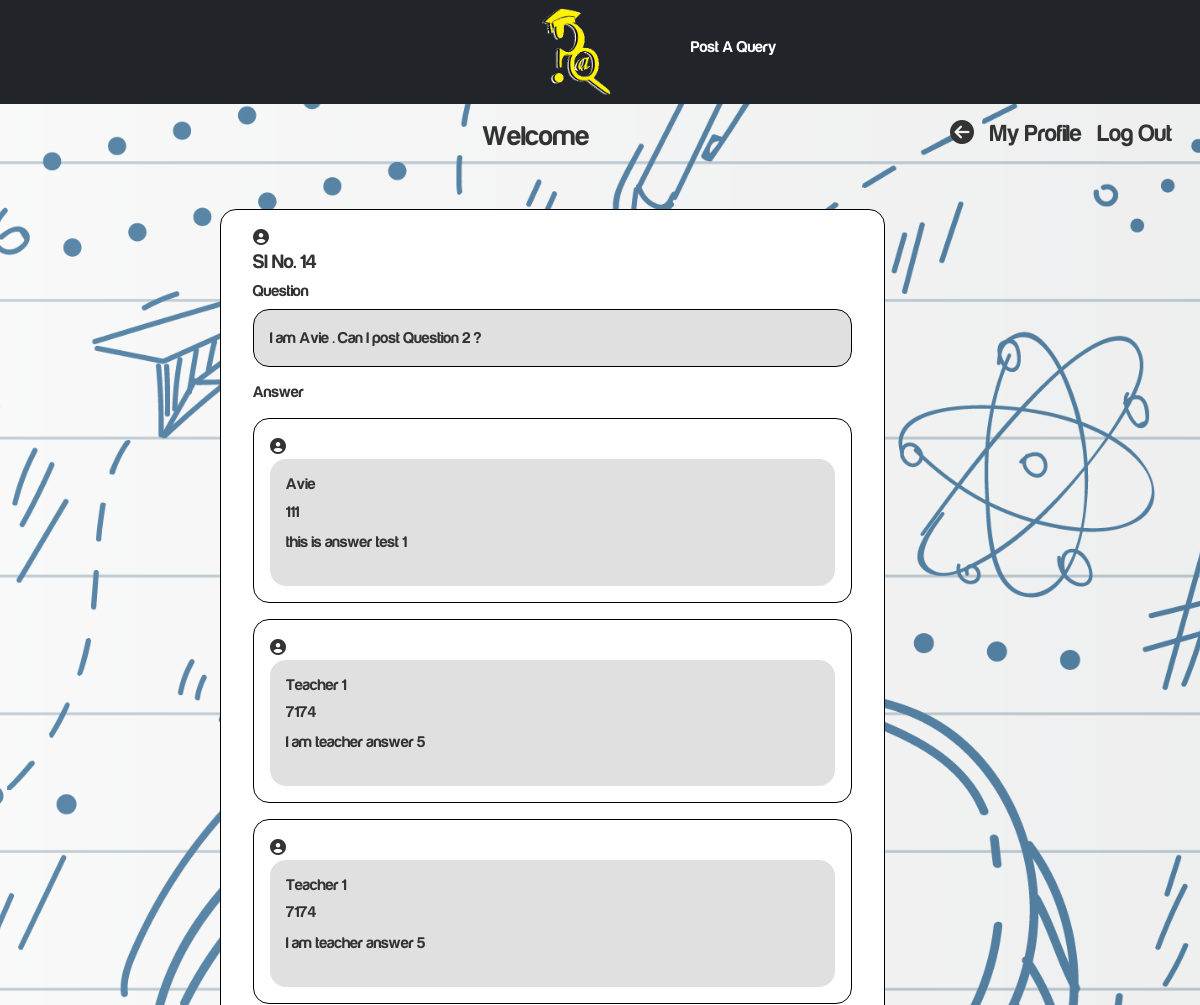
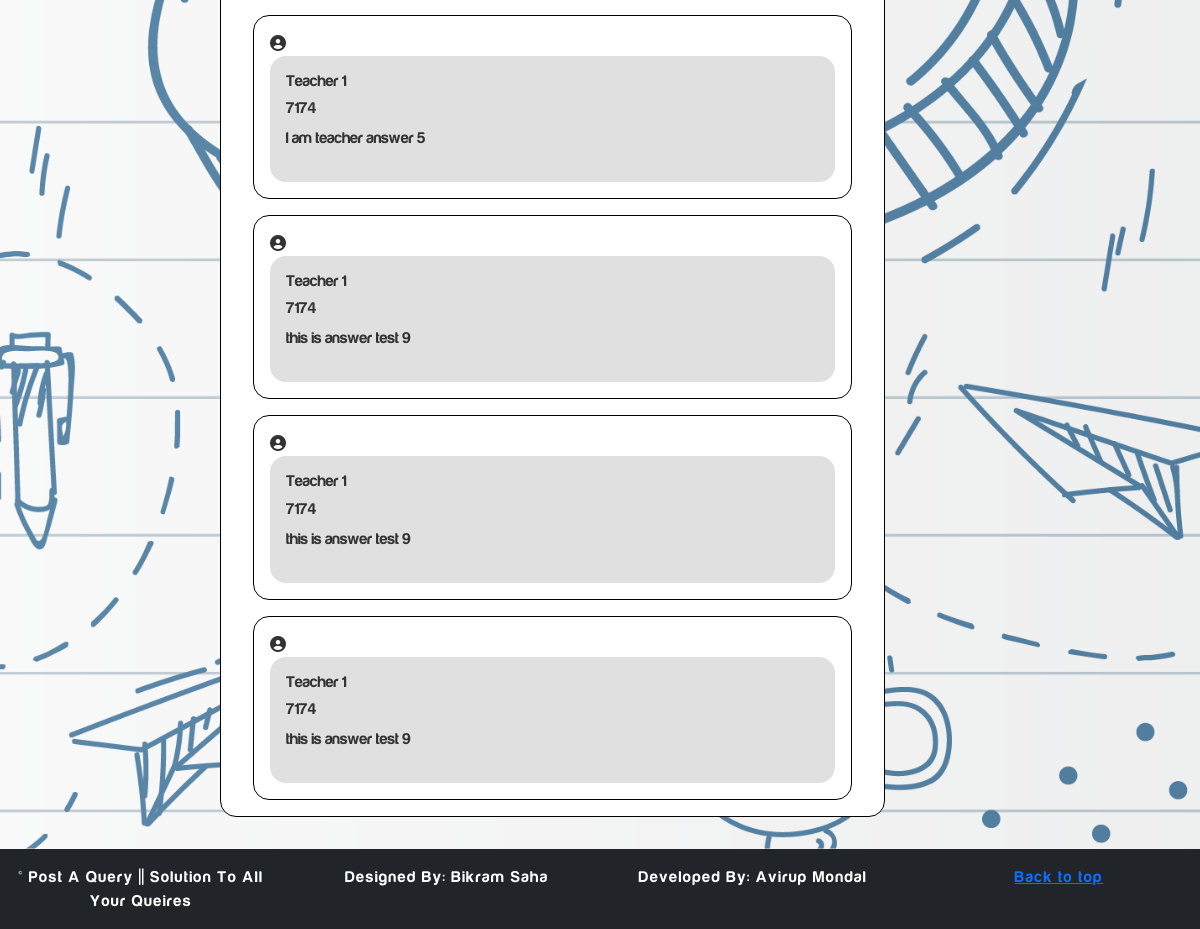
The app's page /activities_detail.php?id=14 with its own data (2 pictures, top to bottom).
### tables this page shows
CREATE TABLE `queries` (
  `Query_Id` int(11) NOT NULL,
  `Student_Id` int(11) NOT NULL,
  `student_name` varchar(50) NOT NULL,
  `Question` varchar(5000) NOT NULL,
  `year` varchar(20) NOT NULL,
  `stream` varchar(20) NOT NULL,
  `semester` varchar(20) NOT NULL,
  `subject` varchar(50) NOT NULL,
  `Posted_On` date DEFAULT NULL
);

CREATE TABLE `answers` (
  `answer_id` int(11) NOT NULL,
  `question_id` int(11) NOT NULL,
  `answer` varchar(5000) NOT NULL,
  `student_id` int(11) NOT NULL,
  `answer_student_name` varchar(50) NOT NULL,
  `answer_year` int(10) NOT NULL,
  `answer_semester` int(10) NOT NULL,
  `answer_stream` int(30) NOT NULL,
  `Posted_On` date DEFAULT NULL,
  `likes` int(11) NOT NULL,
  `dislikes` int(11) NOT NULL
);

### includes/function.php (called while the page is built)
<?php
function get_safe_data($con,$str){
    if($str!=''){
    $str=trim($str);
    return strip_tags(mysqli_real_escape_string($con,$str));
}
}
?>

### activities_detail.php (the view, shortened to what this page needs)
<?php
include_once('includes/header.php');
if(isset($_GET['id']) && $_GET['id']!=''){
    $Id=get_safe_data($con,$_GET['id']);
  }
  $student_name=$_SESSION['Name'];
  $student_id=$_SESSION['Id'];
  $question='';
  $question_sqli="Select * from queries where Query_Id='$Id'";
  $question_res=mysqli_query($con,$question_sqli);
  $question_check=mysqli_num_rows($question_res);
?>
<div class="container-fluid main_content">
    <div class="row  ">
       <div class="top">
           <h3 class="top_left" >Welcome <?php echo $student_name ?></h3>
            <h4 class="top_right" ><a href="login.php">Log Out</a></h4>
            <h4 class="top_right" ><a href="user_profile.php?id=<?php echo $student_id ?>">My Profile</a></h4>
            <h4 class="top_right" ><a href="user_activities.php?id=<?php echo $student_id ?>"><i class="fas fa-arrow-circle-left"></i></a></h4>
        </div>
    </div>
      <div class="container">
          <div class="row ">
            <?php
          while($question_row=mysqli_fetch_assoc($question_res)){
     if($question_check >0)
     {
        $question_id=$question_row['Query_Id'];
         $question=$question_row['Question'];
     } ?>
              <div class="middle col-lg-7 offset-lg-2 mid_content ">
              <div class="info">
                <em class="fas fa-user-circle"></em>
                  <h5>Sl No. <?php echo $question_id ?></h5>
              </div>
                <div class="question">
                    <h6>Question</h6>
                    <p><?php echo $question ?></p>
                </div>
                <?php
                 $answer='';
                 $answer_year='';
                 $answer_sem='';
                 $answer_stream='';
                 $answer_name='';
                 $answer_sqli="Select * from  answers where question_id='$Id'";
                 $answer_res=mysqli_query($con,$answer_sqli);
                 $answer_check=mysqli_num_rows($answer_res);
                 ?>
                <div class="answer">
                    <h6>Answer</h6>
                    <?php  while($answer_row=mysqli_fetch_assoc($answer_res)){
                    if($answer_check >0)
                    {
                        $answer=$answer_row['answer'];
                        $answer_year=$answer_row['answer_year'];
                        $answer_sem=$answer_row['answer_semester'];
                        $answer_stream=$answer_row['answer_stream'];
                        $answer_name=$answer_row['answer_student_name'];
                    }?>
                    <div class="answerdisplay">
                        <em class="fas fa-user-circle"></em>
                        <div class="answers">
                            <h6><?php echo $answer_name;?></h6>
                            <h6><?php echo $answer_stream .$answer_year .$answer_sem;?></h6>
                            <p><?php echo $answer;?></p>
                        </div>
                    </div>
                    <?php } ?>
                </div>
            </div>
            <?php } ?>
          </div>
          </div>
      </div>
      <?php
 include_once('includes/footer.php');
 ?>
</body>
</html>

### includes/header.php (shortened to what this page needs)
<?php
include_once('includes/db.php');
include_once('includes/function.php');
?>
<!DOCTYPE html>
<html lang="en">
<head>
    <link href="https://cdn.jsdelivr.net/npm/bootstrap@5.0.0-beta1/dist/css/bootstrap.min.css" rel="stylesheet">
    <link rel="stylesheet" href="final_style.css">
</head>
<body class="d-flex flex-column min-vh-100">
<nav class="navbar navbar-light bg-dark">
    <div class="container-fluid">
        <img src="images/logo.png" alt="" width="70" height="50" class="d-inline-block align-top img-fluid">
        <h6>Post A Query</h6>
    </div>
  </nav>

### includes/footer.php (shortened to what this page needs)
<footer class="blog-footer mt-auto">
      <div class="row">
        <p class="col-lg-3">&copy Post A Query || Solution To All Your Queires</p>
        <p class="col-lg-3">Designed By: Bikram Saha</p>
        <p class="col-lg-3">Developed By: Avirup Mondal</p>
        <p class="col-lg-3">
          <a href="#">Back to top</a>
        </p>
      </div>
     </footer>

### final_style.css (style rules this page uses)
* { padding: 0; margin: 0; }
body { font-family: websitefont; box-sizing: border-box; height: 100%; display: flex; flex-direction: column; color: #333333; overflow-x: hidden; overflow-y: visible; }
nav { color: white; max-width: auto; }
nav img { margin-left: 780px; }
nav h6 { margin-right: 50%; }
@media screen and (max-width: 1440px) and (min-width: 769px) { nav img { margin-left: 45%; } }
@media screen and (max-width: 1440px) and (min-width: 769px) { nav h6 { margin-right: 35%; } }
.blog-footer { padding-top: 1rem; color: #ffffff; text-align: center; background-color: #212529; letter-spacing: 0.1rem; }
footer { display: block; }
.top { margin: 1rem 0; }
.top .top_left { float: left; padding-left: 40%; text-decoration: none; margin-top: 0; }
.top .top_right { float: right; padding-right: 1rem; text-decoration: none; margin-top: 0; }
.top .top_right a { color: #333333; text-decoration: none; }
.middle { margin-top: 2rem; margin-bottom: 2rem; border: 1px black solid; border-radius: 1rem; padding-top: 1rem; height: auto; padding: 1rem 2rem 0rem 2rem; }
.main_content { background-image: url('images/bg4-01-01.png'); background-size: cover; background-repeat: no-repeat; background-position: center; min-height: 100%; }
.mid_content { background-color: #ffffff; border-radius: 1rem; }
.question p { background-color: #E0E0E0; border: 1px black solid; border-radius: 1rem; padding: 1rem; height: auto; }
.answer { margin-top: 1rem; }
.answerdisplay { border: 1px black solid; border-radius: 1rem; padding: 1rem; height: auto; margin: 1rem 0; }
.answers { background-color: #E0E0E0; border-radius: 1rem; padding: 1rem; height: auto; }

### records on screen
queries: Query_Id "14", Question "I am Avie . Can I post Question 2 ?"
answers: answer_student_name "Avie", answer_stream "1", answer_year "1", answer_semester "1", answer "this is answer test 1"
answers: answer_student_name "Teacher 1", answer_stream "7", answer_year "17", answer_semester "4", answer "I am teacher answer 5"
answers: answer_student_name "Teacher 1", answer_stream "7", answer_year "17", answer_semester "4", answer "I am teacher answer 5"
answers: answer_student_name "Teacher 1", answer_stream "7", answer_year "17", answer_semester "4", answer "I am teacher answer 5"
answers: answer_student_name "Teacher 1", answer_stream "7", answer_year "17", answer_semester "4", answer "this is answer test 9"
answers: answer_student_name "Teacher 1", answer_stream "7", answer_year "17", answer_semester "4", answer "this is answer test 9"
answers: answer_student_name "Teacher 1", answer_stream "7", answer_year "17", answer_semester "4", answer "this is answer test 9"
